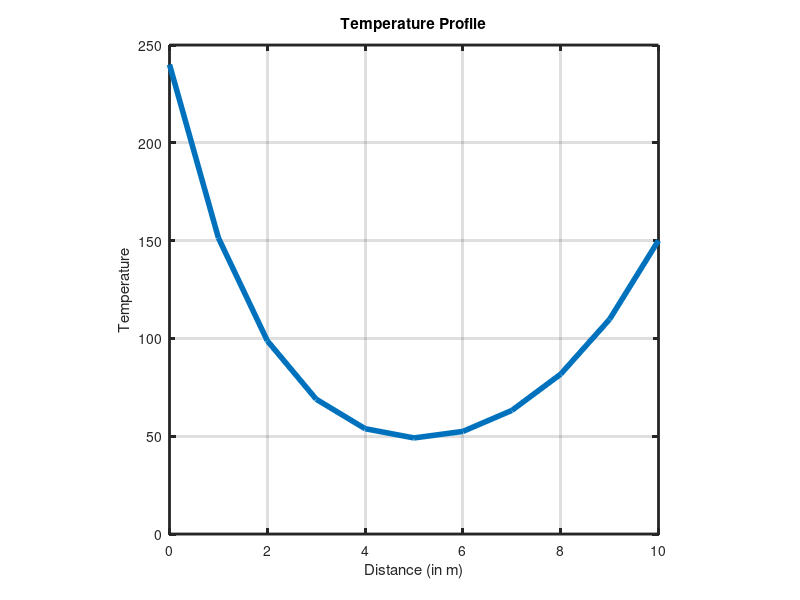

Write the MATLAB code that produced this figure.
%
% Copyright (c) 2018, Vishal_S
% All rights reserved. Please read the "license.txt" for license terms.
%
% Project Title: ODE_PDE
% 
% Developer: Vishal S
% 
% Contact Info: vishalsubbu97@gmail.com
%
clear all
clf
clc
h=1;

length = 10;
x = 0:h:length
size = length/h + 1;
T = zeros(size,1);
T(1) = 240;
Z0 = -88.6 %Our guess at the first derivative
for i = 2:size
    T(i) = T(i-1) + Z0*h;
    Z1 = Z0 + 0.15*T(i-1)*h;
    Z0 =Z1;
end
T(size)
plot (x,T,'LineWidth',4);
hold on;
title ("Temperature Profile")   ;
xlabel("Distance (in m)");
ylabel("Temperature");
box  on ;
grid on ;
ax = gca ;
set(ax, 'linewidth',2.0);
axis('square');
